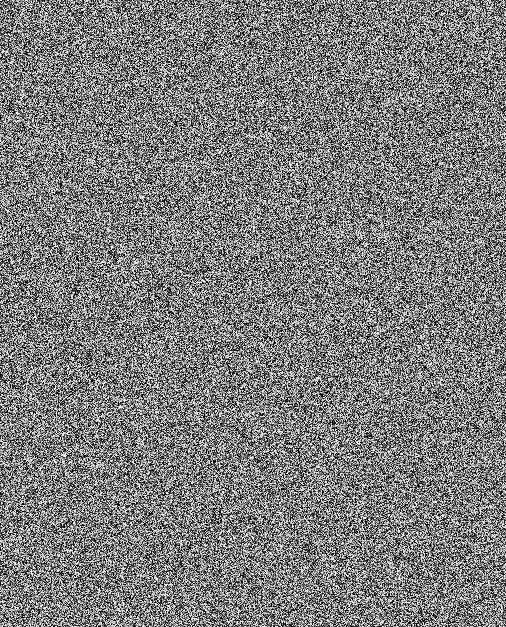
#> input picture img_encryption/teng/result/med_encrypt.png, 506 x 627 px; the run also reads 1 picture not shown here
$ python decrypt.py
#> lines starting #> are read from the running program, lines starting #| are printed output that depends on the picture; after the words box and inside, x2 and y2 are one past the last pixel; in counts of white or black regions, pixels touching at a corner belong together
### img_encryption/teng/utils.py
# -*-coding:utf-8 -*-

"""
# File       : utils
# Time       ：2024/10/14 15:57
# Author     ：chenyu
# version    ：python 3.8
# Description：
"""
import cv2
from numpy import uint8, zeros

# Image bit plane decomposition
def img_bit_decomposition(img):
    m, n = img.shape
    r = zeros((8, m, n), dtype=uint8)
    for i in range(8):
        r[i, :, :] = cv2.bitwise_and(img, 2 ** i)
        mask = r[i, :, :] > 0
        r[i, mask] = 1
    return r

### img_encryption/teng/chaos.py
# -*-coding:utf-8 -*-

"""
# File       : chaos
# Time       ：2024/10/14 15:29
# Author     ：chenyu
# version    ：python 3.8
# Description：cml + logistic map
"""
import numpy as np


def logistic_map(alpha, x0, length):
    assert 3.5699456 < alpha < 4
    assert 0 < x0 < 1
    res = []
    for _ in range(length):
        if _ == 0:
            res.append(alpha * x0 * (1 - x0))
        else:
            res.append(alpha * res[-1] * (1 - res[-1]))
    return res


def iter_logistic_map(alpha, x):
    return alpha * x * (1 - x)


def CML_map(alpha, sigma, init_l, len_res, discard):
    assert 0 < sigma < 1
    length = len(init_l)
    res = []
    for i in range(length):
        res.append([])
    for i in range(len_res+discard):
        for j in range(length):
            if i == 0:
                a = iter_logistic_map(alpha, init_l[j])
                b = iter_logistic_map(alpha, init_l[j - 1])
                c = iter_logistic_map(alpha, init_l[(j + 1) % length])
                temp = (1 - sigma) * a + (sigma / 2) * (b + c)
                res[j].append(temp)
            else:
                a = iter_logistic_map(alpha, res[j][-1])
                b = iter_logistic_map(alpha, res[j - 1][-1])
                c = iter_logistic_map(alpha, res[(j + 1) % length][-1])
                temp = (1 - sigma) * a + (sigma / 2) * (b + c)
                res[j].append(temp)
    return [i[discard:] for i in res]


def get_init(l, idx):
    return 1 / ((sum(l) + 1) * (idx + 1))


# [8 lines that do not run on import are left out]

### img_encryption/teng/decrypt.py
# -*-coding:utf-8 -*-

"""
# File       : decrypt
# Time       ：2024/10/14 18:53
# Author     ：chenyu
# version    ：python 3.8
# Description：teng 解密
"""
from math import floor
from copy import deepcopy

from teng.utils import *
from teng.chaos import *

def decrypt(encrypt_img_path, raw_img_path=None, params_path='params.npz'):
    # load key
#> called with encrypt_img_path = './result/med_encrypt.png', raw_img_path = '../images/grey/med.png', params_path = 'params.npz'
    npz_file = np.load(f"./params/{params_path}")
#> (reads img_encryption/teng/params/params.npz from the repository)
    alpha0, sigma0, y0, alpha1, init_l = \
        npz_file['alpha0'], \
        npz_file['sigma0'], \
        npz_file['y0'], \
        npz_file['alpha1'], \
        npz_file['init_l']

    # get encrypted img
    filename = raw_img_path.split('/')[-1].split('.')
    filename, ext = filename[0], filename[-1]
    decrypt_img_path = f"{filename}_decrypt.{ext}"

    img = cv2.imread(encrypt_img_path, cv2.IMREAD_GRAYSCALE)
#> img is the input picture: shape (627, 506); min 0, max 255, mean 124.9
    M, N = img.shape                                    # M: height, N: width
#> M = 627; N = 506
    length = M * N
#> length = 317262
    print(f"DECRYPTION: img resolution is {N} * {M}")
#| DECRYPTION: img resolution is 506 * 627

    D = 1000                                           # discard num

    bitplanes = img_bit_decomposition(img)  # Image bit plane decomposition
    bitplanes = bitplanes[::-1, :, :]  # reverse
    # high bits
    C8 = bitplanes[0, :, :].ravel()
    C7 = bitplanes[1, :, :].ravel()
    C6 = bitplanes[2, :, :].ravel()
    C5 = bitplanes[3, :, :].ravel()
    # low
    C4 = bitplanes[4, :, :].ravel()
    C3 = bitplanes[5, :, :].ravel()
    C2 = bitplanes[6, :, :].ravel()
    C1 = bitplanes[7, :, :].ravel()

    chaos_seq = np.array(CML_map(alpha0, sigma0, init_l, length, D))
    TN = np.array([np.argsort(x) for x in chaos_seq])
    Y = np.array(logistic_map(alpha1, y0, 4 * length + D)[D:])
    TM = np.argsort(Y)
    C = np.concatenate([C1, C2, C3, C4])
    C = C[TM]
    B1 = C[:length]
    B2 = C[length:2 * length]
    B3 = C[2 * length:3 * length]
    B4 = C[3 * length:]

    Z = np.round(Y[:length] * 1e8).astype(np.uint8) % 256
    Z = Z.reshape(M, N)
    # print(Z.shape)
    R = img_bit_decomposition(Z)
#> after the loop in img_bit_decomposition (call 2), `for i in range(8):`:
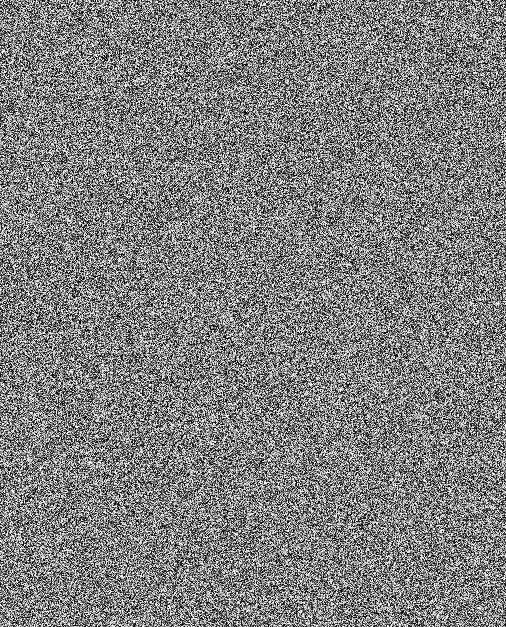
#> img: shape (627, 506) int16; min 0, max 255, mean 127.6

    B5_temp = (C5 - B1 - R[4].reshape(length)) % 2
    B6_temp = (C6 - B2 - R[5].reshape(length)) % 2
    B7_temp = (C7 - B3 - R[6].reshape(length)) % 2
    B8_temp = (C8 - B4 - R[7].reshape(length)) % 2

    B5 = B5_temp[TN[0]]
    B6 = B6_temp[TN[1]]
    B7 = B7_temp[TN[2]]
    B8 = B8_temp[TN[3]]

    # composition the encrypted img
    B = np.stack([B1.reshape(M, N),
                  B2.reshape(M, N),
                  B3.reshape(M, N),
                  B4.reshape(M, N),
                  B5.reshape(M, N),
                  B6.reshape(M, N),
                  B7.reshape(M, N),
                  B8.reshape(M, N)], axis=0)
    res = np.zeros((M, N), dtype=np.uint8)
    for i in range(8):
        res = cv2.bitwise_or(res, B[i, :, :] << i)
#> this loop made 8 passes
#> pass 1, in decrypt, `res = cv2.bitwise_or(res, B[i, :, :] << i)`:
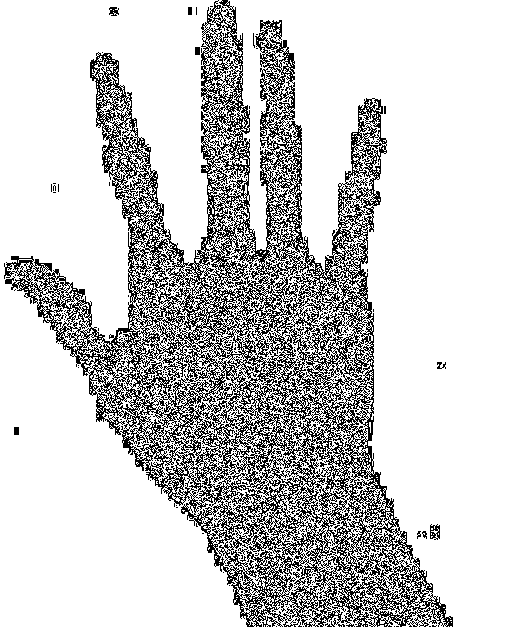
#> res: shape (627, 506); values 0 (black) and 1 (white), 79.1% white; black in thin lines or dots, all inside (x1, y1, x2, y2) = (4, 0, 453, 627)
#> pass 2, in decrypt, `res = cv2.bitwise_or(res, B[i, :, :] << i)`:
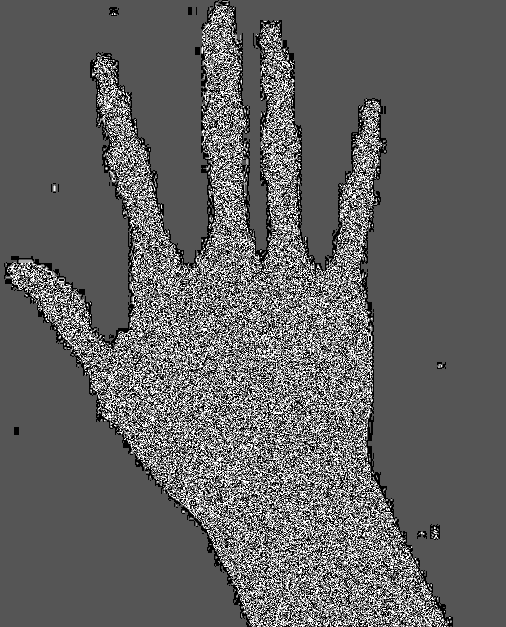
#> res: shape (627, 506); min 0, max 3, mean 1.16; drawn with min black and max white
#> pass 3, in decrypt, `res = cv2.bitwise_or(res, B[i, :, :] << i)`:
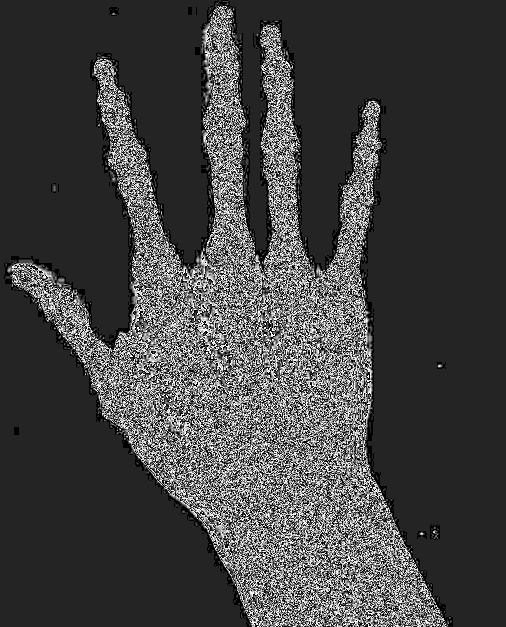
#> res: shape (627, 506); min 0, max 7, mean 1.86; drawn with min black and max white
#> after the loop:
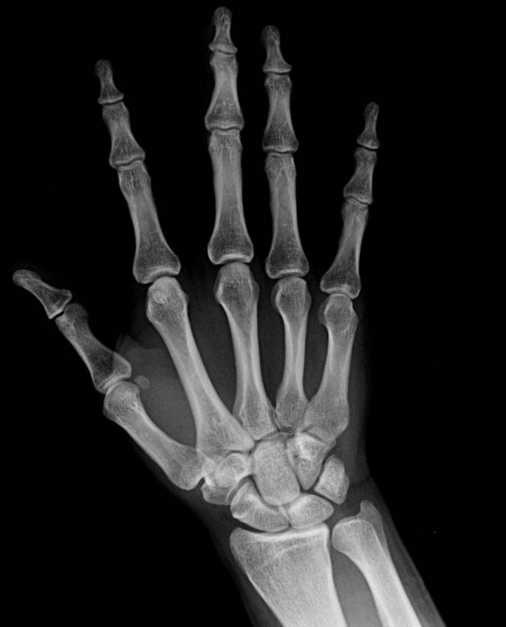
#> res: shape (627, 506); min 0, max 232, mean 34.9

    cv2.imwrite('./result/'+decrypt_img_path, res)
    print('DECRYPTION DONE!')
    # 验证解密得到的图像为原图像
    if raw_img_path:
        raw_img = cv2.imread(raw_img_path, cv2.IMREAD_GRAYSCALE)
        if not np.sum(np.abs(res - raw_img)):
            print("DECRYPTION SUCCESS!")
        else:
            print("DECRYPTION FAILURE!")

    return res


if __name__ == "__main__":
    encrypt_img_path = "./result/med_encrypt.png"  # 要解密的图像路径
    raw_img_path = "../images/grey/med.png"  # 原始图像路径
    decrypt(encrypt_img_path, raw_img_path)
